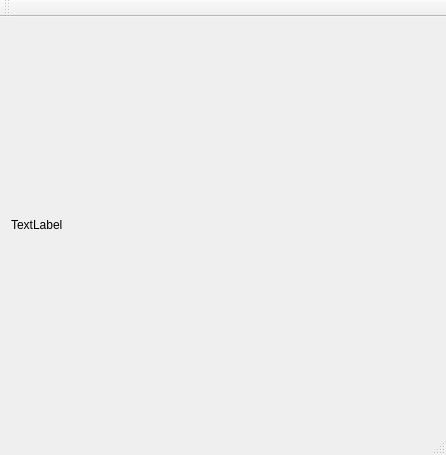
<?xml version="1.0" encoding="UTF-8"?>
<ui version="4.0">
 <class>MainWindow</class>
 <widget class="QMainWindow" name="MainWindow">
  <property name="geometry">
   <rect>
    <x>0</x>
    <y>0</y>
    <width>446</width>
    <height>455</height>
   </rect>
  </property>
  <property name="windowTitle">
   <string>MainWindow</string>
  </property>
  <widget class="QWidget" name="centralWidget">
   <layout class="QGridLayout" name="gridLayout">
    <item row="0" column="0">
     <widget class="QLabel" name="label">
      <property name="text">
       <string>TextLabel</string>
      </property>
     </widget>
    </item>
   </layout>
  </widget>
  <widget class="QMenuBar" name="menuBar">
   <property name="geometry">
    <rect>
     <x>0</x>
     <y>0</y>
     <width>446</width>
     <height>29</height>
    </rect>
   </property>
  </widget>
  <widget class="QToolBar" name="mainToolBar">
   <attribute name="toolBarArea">
    <enum>TopToolBarArea</enum>
   </attribute>
   <attribute name="toolBarBreak">
    <bool>false</bool>
   </attribute>
  </widget>
  <widget class="QStatusBar" name="statusBar"/>
 </widget>
 <layoutdefault spacing="6" margin="11"/>
 <resources/>
 <connections/>
</ui>
